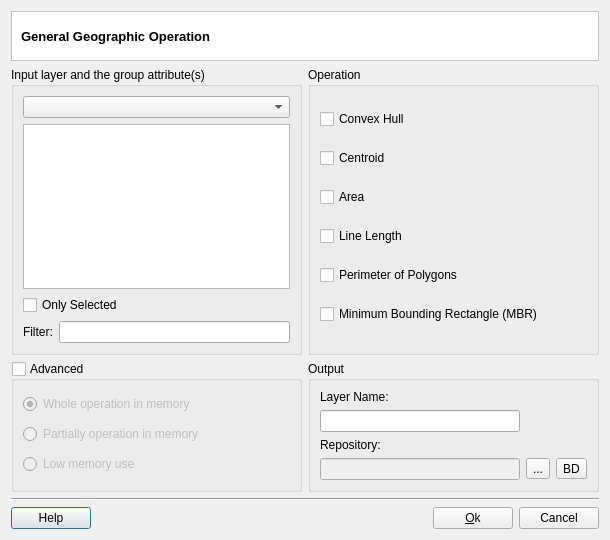
<?xml version="1.0" encoding="UTF-8"?>
<ui version="4.0">
 <class>GeneralGeographicOperationDialogForm</class>
 <widget class="QDialog" name="GeneralGeographicOperationDialogForm">
  <property name="geometry">
   <rect>
    <x>0</x>
    <y>0</y>
    <width>610</width>
    <height>540</height>
   </rect>
  </property>
  <property name="windowTitle">
   <string>General Geographic Operation Operation</string>
  </property>
  <layout class="QGridLayout" name="gridLayout_9">
   <item row="0" column="0">
    <layout class="QGridLayout" name="gridLayout_8">
     <item row="0" column="0">
      <widget class="QFrame" name="frame_2">
       <property name="styleSheet">
        <string notr="true">QWidget { background: white }</string>
       </property>
       <property name="frameShape">
        <enum>QFrame::StyledPanel</enum>
       </property>
       <property name="frameShadow">
        <enum>QFrame::Sunken</enum>
       </property>
       <layout class="QGridLayout" name="gridLayout" columnstretch="1,0">
        <property name="topMargin">
         <number>0</number>
        </property>
        <property name="bottomMargin">
         <number>0</number>
        </property>
        <property name="horizontalSpacing">
         <number>9</number>
        </property>
        <item row="0" column="0">
         <widget class="QLabel" name="m_datasourceTypeTitleLabel">
          <property name="font">
           <font>
            <pointsize>10</pointsize>
            <weight>75</weight>
            <bold>true</bold>
           </font>
          </property>
          <property name="text">
           <string>General Geographic Operation</string>
          </property>
         </widget>
        </item>
        <item row="0" column="1">
         <widget class="QLabel" name="m_imgLabel">
          <property name="minimumSize">
           <size>
            <width>112</width>
            <height>48</height>
           </size>
          </property>
          <property name="maximumSize">
           <size>
            <width>48</width>
            <height>48</height>
           </size>
          </property>
          <property name="text">
           <string/>
          </property>
         </widget>
        </item>
       </layout>
      </widget>
     </item>
     <item row="1" column="0">
      <layout class="QGridLayout" name="gridLayout_7">
       <item row="0" column="0">
        <widget class="QGroupBox" name="m_inputLayerGroupBox">
         <property name="minimumSize">
          <size>
           <width>0</width>
           <height>0</height>
          </size>
         </property>
         <property name="title">
          <string>Input layer and the group attribute(s)</string>
         </property>
         <layout class="QGridLayout" name="gridLayout_5">
          <item row="0" column="0">
           <widget class="QComboBox" name="m_layersComboBox"/>
          </item>
          <item row="1" column="0">
           <widget class="QListWidget" name="m_propertieslistWidget">
            <property name="selectionMode">
             <enum>QAbstractItemView::MultiSelection</enum>
            </property>
           </widget>
          </item>
          <item row="2" column="0">
           <widget class="QCheckBox" name="m_onlySelectedCheckBox">
            <property name="text">
             <string>Only Selected</string>
            </property>
           </widget>
          </item>
          <item row="3" column="0">
           <layout class="QGridLayout" name="gridLayout_4">
            <item row="0" column="0">
             <widget class="QLabel" name="label_6">
              <property name="text">
               <string>Filter:</string>
              </property>
             </widget>
            </item>
            <item row="0" column="1">
             <widget class="QLineEdit" name="m_filterLineEdit"/>
            </item>
           </layout>
          </item>
         </layout>
        </widget>
       </item>
       <item row="0" column="1">
        <widget class="QGroupBox" name="m_operationGroupBox">
         <property name="minimumSize">
          <size>
           <width>275</width>
           <height>0</height>
          </size>
         </property>
         <property name="title">
          <string>Operation</string>
         </property>
         <layout class="QGridLayout" name="gridLayout_6">
          <item row="0" column="0">
           <widget class="QCheckBox" name="m_convexHullCheckBox">
            <property name="enabled">
             <bool>true</bool>
            </property>
            <property name="text">
             <string>Convex Hull</string>
            </property>
           </widget>
          </item>
          <item row="1" column="0">
           <widget class="QCheckBox" name="m_centroidCheckBox">
            <property name="enabled">
             <bool>true</bool>
            </property>
            <property name="text">
             <string>Centroid</string>
            </property>
           </widget>
          </item>
          <item row="2" column="0">
           <widget class="QCheckBox" name="m_areaCheckBox">
            <property name="enabled">
             <bool>true</bool>
            </property>
            <property name="text">
             <string>Area</string>
            </property>
           </widget>
          </item>
          <item row="3" column="0">
           <widget class="QCheckBox" name="m_lineLengthCheckBox">
            <property name="enabled">
             <bool>true</bool>
            </property>
            <property name="text">
             <string>Line Length</string>
            </property>
           </widget>
          </item>
          <item row="4" column="0">
           <widget class="QCheckBox" name="m_perimeterPolygonsCheckBox">
            <property name="enabled">
             <bool>true</bool>
            </property>
            <property name="text">
             <string>Perimeter of Polygons</string>
            </property>
           </widget>
          </item>
          <item row="5" column="0">
           <widget class="QCheckBox" name="m_mbrCheckBox">
            <property name="enabled">
             <bool>true</bool>
            </property>
            <property name="text">
             <string>Minimum Bounding Rectangle (MBR)</string>
            </property>
           </widget>
          </item>
         </layout>
        </widget>
       </item>
       <item row="1" column="0">
        <widget class="QGroupBox" name="m_advancedOptionsGroupBox">
         <property name="sizePolicy">
          <sizepolicy hsizetype="MinimumExpanding" vsizetype="Preferred">
           <horstretch>0</horstretch>
           <verstretch>0</verstretch>
          </sizepolicy>
         </property>
         <property name="title">
          <string>Advanced</string>
         </property>
         <property name="flat">
          <bool>false</bool>
         </property>
         <property name="checkable">
          <bool>true</bool>
         </property>
         <property name="checked">
          <bool>false</bool>
         </property>
         <layout class="QVBoxLayout" name="verticalLayout">
          <item>
           <widget class="QRadioButton" name="m_wholeMemRadioButton">
            <property name="toolTip">
             <string>operation with all layers in memory</string>
            </property>
            <property name="text">
             <string>Whole operation in memory</string>
            </property>
            <property name="checked">
             <bool>true</bool>
            </property>
           </widget>
          </item>
          <item>
           <widget class="QRadioButton" name="m_partiallyMemRadioButton">
            <property name="toolTip">
             <string>operation with only one layer in memory</string>
            </property>
            <property name="text">
             <string>Partially operation in memory</string>
            </property>
           </widget>
          </item>
          <item>
           <widget class="QRadioButton" name="m_lowMemRadioButton">
            <property name="toolTip">
             <string>operation without memory use</string>
            </property>
            <property name="text">
             <string>Low memory use</string>
            </property>
           </widget>
          </item>
         </layout>
        </widget>
       </item>
       <item row="1" column="1">
        <widget class="QGroupBox" name="groupBox_2">
         <property name="sizePolicy">
          <sizepolicy hsizetype="Preferred" vsizetype="Preferred">
           <horstretch>0</horstretch>
           <verstretch>0</verstretch>
          </sizepolicy>
         </property>
         <property name="title">
          <string>Output</string>
         </property>
         <layout class="QGridLayout" name="gridLayout_3">
          <item row="1" column="0">
           <widget class="QLineEdit" name="m_newLayerNameLineEdit"/>
          </item>
          <item row="3" column="2">
           <widget class="QToolButton" name="m_targetDatasourceToolButton">
            <property name="minimumSize">
             <size>
              <width>0</width>
              <height>0</height>
             </size>
            </property>
            <property name="text">
             <string>BD</string>
            </property>
           </widget>
          </item>
          <item row="2" column="0">
           <widget class="QLabel" name="label_4">
            <property name="text">
             <string>Repository:</string>
            </property>
           </widget>
          </item>
          <item row="3" column="1">
           <widget class="QToolButton" name="m_targetFileToolButton">
            <property name="minimumSize">
             <size>
              <width>0</width>
              <height>0</height>
             </size>
            </property>
            <property name="text">
             <string>...</string>
            </property>
           </widget>
          </item>
          <item row="3" column="0">
           <widget class="QLineEdit" name="m_repositoryLineEdit">
            <property name="enabled">
             <bool>false</bool>
            </property>
           </widget>
          </item>
          <item row="0" column="0">
           <widget class="QLabel" name="label_3">
            <property name="text">
             <string>Layer Name:</string>
            </property>
           </widget>
          </item>
         </layout>
        </widget>
       </item>
      </layout>
     </item>
     <item row="2" column="0">
      <widget class="Line" name="line_2">
       <property name="orientation">
        <enum>Qt::Horizontal</enum>
       </property>
      </widget>
     </item>
     <item row="3" column="0">
      <layout class="QGridLayout" name="gridLayout_2">
       <item row="0" column="0">
        <widget class="QPushButton" name="m_helpPushButton">
         <property name="text">
          <string>Help</string>
         </property>
        </widget>
       </item>
       <item row="0" column="1">
        <spacer name="horizontalSpacer">
         <property name="orientation">
          <enum>Qt::Horizontal</enum>
         </property>
         <property name="sizeHint" stdset="0">
          <size>
           <width>40</width>
           <height>20</height>
          </size>
         </property>
        </spacer>
       </item>
       <item row="0" column="2">
        <widget class="QPushButton" name="m_okPushButton">
         <property name="text">
          <string>&amp;Ok</string>
         </property>
        </widget>
       </item>
       <item row="0" column="3">
        <widget class="QPushButton" name="m_cancelPushButton">
         <property name="text">
          <string>Cancel</string>
         </property>
        </widget>
       </item>
      </layout>
     </item>
    </layout>
   </item>
  </layout>
 </widget>
 <resources/>
 <connections/>
</ui>
